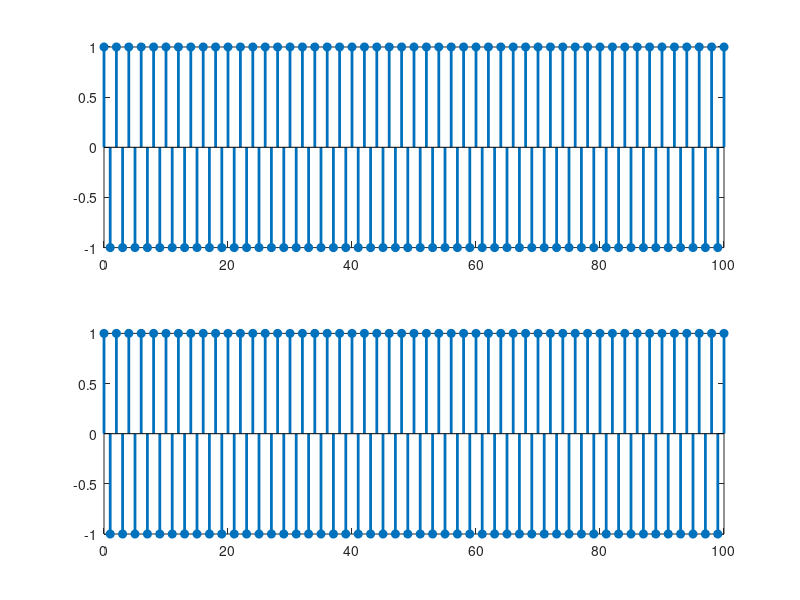

Write MATLAB code to recreate this figure.
%Generation of DT sinusoid
clc
clear all
close all
n=0:1:100;
w=-pi;
x1=exp(j*w*n);
k=1;
x2=exp(j*(w+2*pi*k)*n);
subplot(2,1,1),stem(n,x1,'filled','linewidth',2),
subplot(2,1,2),stem(n,x2,'filled','linewidth',2),
 
